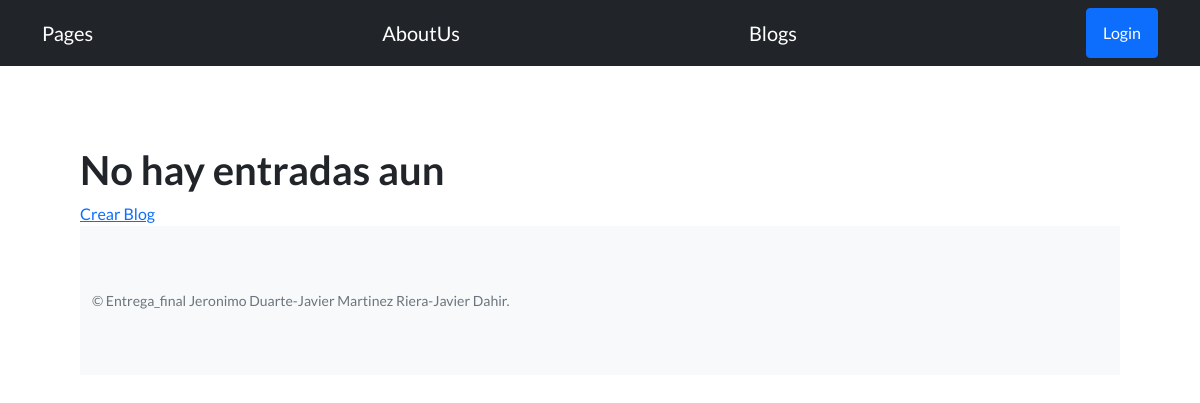
/blog/, run on an earlier commit of the app's database.
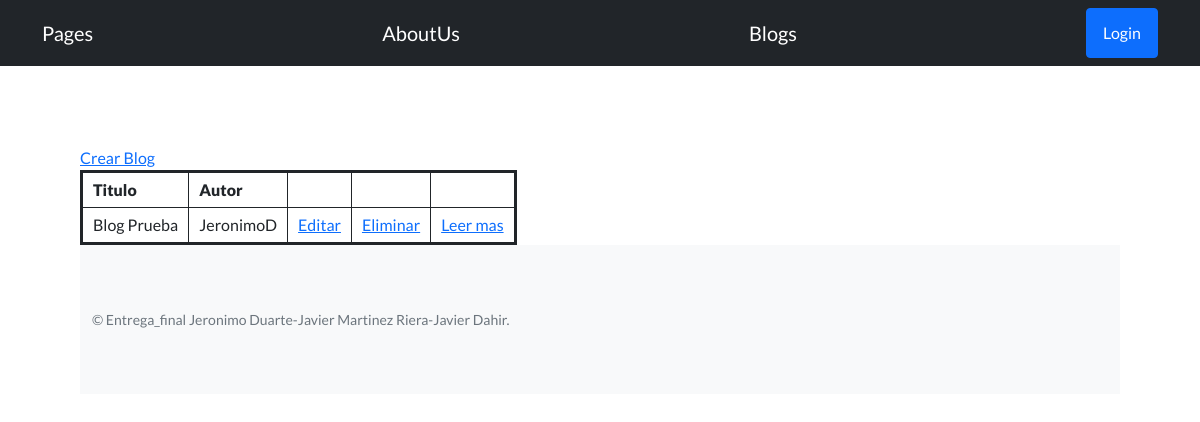
And on a later commit of the database.
### CoderBlog/models.py (models this page shows, shortened)
class Blog (models.Model):
    titulo = models.CharField(max_length=128)
    subtitulo = models.CharField(max_length=128)
    cuerpo = models.CharField(max_length=500)  #esto hay que cambiarlo por ckeditor en el ulimo after creo que esta
    autor = models.ForeignKey(User,on_delete=models.CASCADE,null=True) #hay que arreglarlo
    fecha = models.DateField(auto_now_add=True)
    imagen = models.ImageField(upload_to = 'imagenes_blogs', null=True,blank=True)

### CoderBlog/views.py (the view)
# urls.py: path('blog/',views.BlogList.as_view(),name="Blog"),
class BlogList(ListView):
    model = Blog
    template_name = "CoderBlog/blog.html"

### CoderBlog/templates/CoderBlog/blog.html (shortened to what this page needs)
{% extends "CoderBlog/plantilla_base.html"  %}
{%block base%}
<table border="2">
                        {% if object_list %}
                        <table class="coder-table">
                            <tbody>
                              <tr>
                                <th>
                                  <strong>Titulo</strong>
                                </th>
                                <th>
                                  <strong>Autor</strong>
                                </th>
                                <th></th>
                                <th></th>
                                <th></th>
                              </tr>
                              {% for blog in object_list %}
                              <tr>
                                <td>{{blog.titulo}}</td>
                                <td>{{blog.autor}}</td>
                                <td><a href="{% url 'editar_blog' blog.id %}">Editar</a></td>
                                <td><a href="{% url 'eliminar_blog' blog.id %}">Eliminar</a></td>
                                <td><a href="{% url 'detalle_blog' blog.id %}">Leer mas</a></td>
                              </tr>
                              {% endfor %}
                            </tbody>
                        {% else %}
                        <h1>No hay entradas aun</h1>
                        {% endif %}
                    <a href="{% url 'crear_blog' %}">Crear Blog </a></table>
{%endblock base%}

### CoderBlog/templates/CoderBlog/plantilla_base.html (shortened to what this page needs)
<!DOCTYPE html>
<html lang="en">
    <head>
        {%load static %}
        <link href="https://cdn.jsdelivr.net/npm/bootstrap-icons@1.5.0/font/bootstrap-icons.css" rel="stylesheet" type="text/css" />
        <link href="{% static 'CoderBlog/css/styles.css' %}" rel="stylesheet" />
    </head>
    <body>
        <nav class="navbar navbar-dark bg-dark static-top">
            <div class="container">
                <a class="navbar-brand" href="{% url 'Pages' %}">Pages</a>
                <a class="navbar-brand" href="{% url 'AboutUs' %}">AboutUs</a>
                <a class="navbar-brand" href="{% url 'Blog' %}">Blogs</a>
                {% if user.is_authenticated %}
                <a class="btn btn-danger" href="{% url 'Logout' %}">Logout</a>
                {% else %}
                <a class="btn btn-primary" href="{% url 'Login' %}">Login</a>
                {% endif %}
            </div>
        </nav>
        <section style="margin: 80px;">
        {% block base %}
        {% endblock base %}
        <footer class="footer bg-light">
            <div class="container">
                <div class="row">
                    <div class="col-lg-6 h-100 text-center text-lg-start my-auto">
                        <p class="text-muted small mb-4 mb-lg-0">&copy; Entrega_final Jeronimo Duarte-Javier Martinez Riera-Javier Dahir.</p>
                    </div>
                </div>
            </div>
        </footer>
    </body>
</html>

### CoderBlog/templates/CoderBlog/blog.html (style rules this page uses)
table.coder-table { border:3px solid; }
th, td { border:1px solid; padding:5px 10px; }

What changed in the data, as far as the page shows it:
added Blog: titulo "Blog Prueba", autor "JeronimoD"
Also different on the page:
text no longer shown: "No hay entradas aun"
text now shown: "Titulo Autor"
